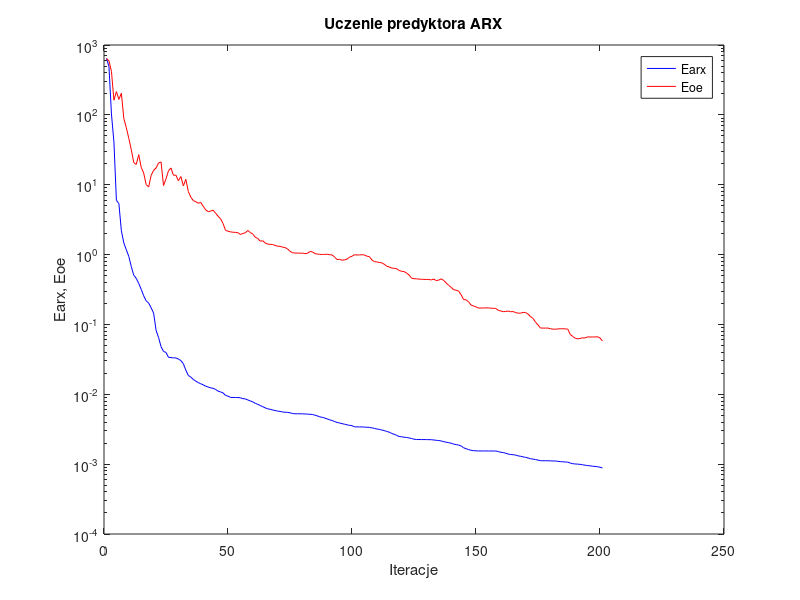
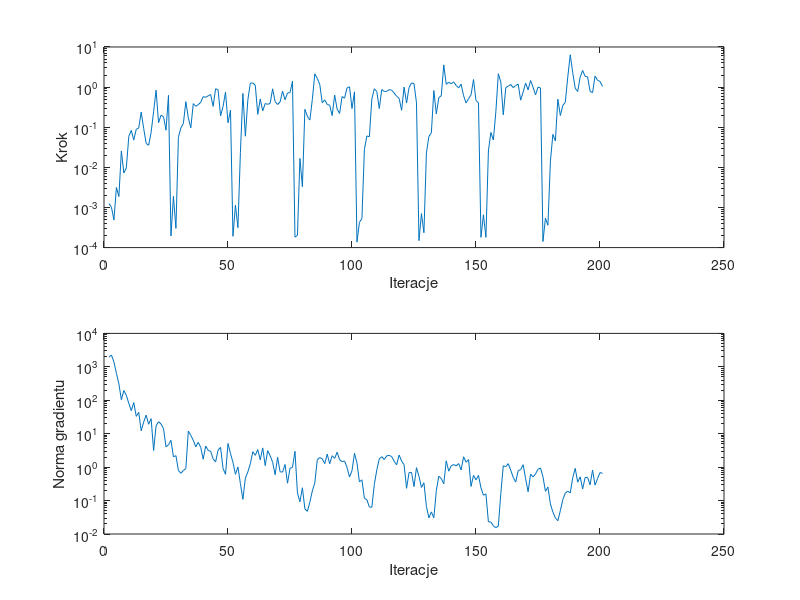

Recreate these plots in MATLAB, in order.
%uczenie predyktora arx
clear all;
n=0; farx(n+1)=6.452319e+002; foe(n+1)=6.387039e+002; wspucz(n+1)=0.000000e+000; ng(n+1)=0.000000e+000;
%odnowa zmiennej metryki
n=1; farx(n+1)=4.911140e+002; foe(n+1)=5.951581e+002; krok(n+1)=1.255562e-003; ng(n+1)=1.931560e+003;
n=2; farx(n+1)=1.030140e+002; foe(n+1)=4.198592e+002; krok(n+1)=1.013887e-003; ng(n+1)=2.254490e+003;
n=3; farx(n+1)=4.079658e+001; foe(n+1)=1.622449e+002; krok(n+1)=4.854552e-004; ng(n+1)=1.396136e+003;
n=4; farx(n+1)=5.984005e+000; foe(n+1)=2.153636e+002; krok(n+1)=3.151553e-003; ng(n+1)=6.399794e+002;
n=5; farx(n+1)=5.368076e+000; foe(n+1)=1.664634e+002; krok(n+1)=1.874199e-003; ng(n+1)=3.092310e+002;
n=6; farx(n+1)=2.191679e+000; foe(n+1)=2.036137e+002; krok(n+1)=2.560364e-002; ng(n+1)=1.037765e+002;
n=7; farx(n+1)=1.464446e+000; foe(n+1)=8.826691e+001; krok(n+1)=7.242402e-003; ng(n+1)=1.955286e+002;
n=8; farx(n+1)=1.169190e+000; foe(n+1)=6.543595e+001; krok(n+1)=9.725768e-003; ng(n+1)=1.409212e+002;
n=9; farx(n+1)=9.404706e-001; foe(n+1)=4.624241e+001; krok(n+1)=5.919426e-002; ng(n+1)=8.089277e+001;
n=10; farx(n+1)=6.724152e-001; foe(n+1)=3.172435e+001; krok(n+1)=8.343244e-002; ng(n+1)=4.892868e+001;
n=11; farx(n+1)=5.058125e-001; foe(n+1)=2.074608e+001; krok(n+1)=4.773765e-002; ng(n+1)=8.493992e+001;
n=12; farx(n+1)=4.571217e-001; foe(n+1)=1.952058e+001; krok(n+1)=8.877087e-002; ng(n+1)=3.296589e+001;
n=13; farx(n+1)=3.870211e-001; foe(n+1)=2.690100e+001; krok(n+1)=9.548572e-002; ng(n+1)=4.351622e+001;
n=14; farx(n+1)=3.184470e-001; foe(n+1)=1.772828e+001; krok(n+1)=2.394184e-001; ng(n+1)=1.218870e+001;
n=15; farx(n+1)=2.569360e-001; foe(n+1)=1.469849e+001; krok(n+1)=9.278549e-002; ng(n+1)=2.232311e+001;
n=16; farx(n+1)=2.178091e-001; foe(n+1)=1.002590e+001; krok(n+1)=3.951655e-002; ng(n+1)=3.596926e+001;
n=17; farx(n+1)=2.022082e-001; foe(n+1)=9.288794e+000; krok(n+1)=3.550149e-002; ng(n+1)=1.911106e+001;
n=18; farx(n+1)=1.732398e-001; foe(n+1)=1.359718e+001; krok(n+1)=7.485385e-002; ng(n+1)=2.819426e+001;
n=19; farx(n+1)=1.455543e-001; foe(n+1)=1.605157e+001; krok(n+1)=2.440422e-001; ng(n+1)=3.149536e+000;
n=20; farx(n+1)=8.232330e-002; foe(n+1)=1.738550e+001; krok(n+1)=8.352074e-001; ng(n+1)=1.720905e+001;
n=21; farx(n+1)=6.488179e-002; foe(n+1)=2.046065e+001; krok(n+1)=1.297328e-001; ng(n+1)=2.289472e+001;
n=22; farx(n+1)=4.809492e-002; foe(n+1)=2.119318e+001; krok(n+1)=1.989372e-001; ng(n+1)=1.945555e+001;
n=23; farx(n+1)=4.106123e-002; foe(n+1)=9.717835e+000; krok(n+1)=1.827549e-001; ng(n+1)=1.414987e+001;
n=24; farx(n+1)=3.972575e-002; foe(n+1)=1.217630e+001; krok(n+1)=8.438961e-002; ng(n+1)=4.076654e+000;
n=25; farx(n+1)=3.379950e-002; foe(n+1)=1.582439e+001; krok(n+1)=6.236064e-001; ng(n+1)=4.638956e+000;
%odnowa zmiennej metryki
n=26; farx(n+1)=3.350277e-002; foe(n+1)=1.734981e+001; krok(n+1)=1.954789e-004; ng(n+1)=6.346869e+000;
n=27; farx(n+1)=3.321170e-002; foe(n+1)=1.365356e+001; krok(n+1)=1.903300e-003; ng(n+1)=2.039829e+000;
n=28; farx(n+1)=3.314914e-002; foe(n+1)=1.368749e+001; krok(n+1)=3.018569e-004; ng(n+1)=2.206684e+000;
n=29; farx(n+1)=3.195000e-002; foe(n+1)=1.138412e+001; krok(n+1)=5.625683e-002; ng(n+1)=7.924023e-001;
n=30; farx(n+1)=3.036477e-002; foe(n+1)=1.310073e+001; krok(n+1)=9.656284e-002; ng(n+1)=6.537560e-001;
n=31; farx(n+1)=2.739075e-002; foe(n+1)=9.616280e+000; krok(n+1)=1.234102e-001; ng(n+1)=7.940933e-001;
n=32; farx(n+1)=2.210695e-002; foe(n+1)=1.193860e+001; krok(n+1)=4.337210e-001; ng(n+1)=9.056111e-001;
n=33; farx(n+1)=1.860116e-002; foe(n+1)=7.973616e+000; krok(n+1)=1.710829e-001; ng(n+1)=1.193824e+001;
n=34; farx(n+1)=1.764209e-002; foe(n+1)=6.645178e+000; krok(n+1)=9.668121e-002; ng(n+1)=8.935122e+000;
n=35; farx(n+1)=1.630761e-002; foe(n+1)=5.924391e+000; krok(n+1)=3.881773e-001; ng(n+1)=6.342282e+000;
n=36; farx(n+1)=1.542073e-002; foe(n+1)=5.725773e+000; krok(n+1)=3.328440e-001; ng(n+1)=4.050223e+000;
n=37; farx(n+1)=1.471474e-002; foe(n+1)=5.437316e+000; krok(n+1)=3.655097e-001; ng(n+1)=5.551718e+000;
n=38; farx(n+1)=1.416337e-002; foe(n+1)=5.574488e+000; krok(n+1)=4.187571e-001; ng(n+1)=3.906759e+000;
n=39; farx(n+1)=1.366043e-002; foe(n+1)=4.919608e+000; krok(n+1)=5.788951e-001; ng(n+1)=1.725760e+000;
n=40; farx(n+1)=1.306443e-002; foe(n+1)=4.370194e+000; krok(n+1)=5.570755e-001; ng(n+1)=4.264261e+000;
n=41; farx(n+1)=1.270731e-002; foe(n+1)=4.105753e+000; krok(n+1)=6.066686e-001; ng(n+1)=3.165368e+000;
n=42; farx(n+1)=1.235918e-002; foe(n+1)=4.189840e+000; krok(n+1)=6.537835e-001; ng(n+1)=2.965745e+000;
n=43; farx(n+1)=1.218585e-002; foe(n+1)=4.325499e+000; krok(n+1)=3.310405e-001; ng(n+1)=1.776338e+000;
n=44; farx(n+1)=1.171658e-002; foe(n+1)=3.912713e+000; krok(n+1)=9.112329e-001; ng(n+1)=1.425540e+000;
n=45; farx(n+1)=1.110417e-002; foe(n+1)=3.533428e+000; krok(n+1)=8.576098e-001; ng(n+1)=3.230533e+000;
n=46; farx(n+1)=1.080535e-002; foe(n+1)=3.254481e+000; krok(n+1)=1.919924e-001; ng(n+1)=3.901223e+000;
n=47; farx(n+1)=1.047295e-002; foe(n+1)=2.785523e+000; krok(n+1)=3.288994e-001; ng(n+1)=9.147755e-001;
n=48; farx(n+1)=9.632972e-003; foe(n+1)=2.225714e+000; krok(n+1)=7.491049e-001; ng(n+1)=6.095905e-001;
n=49; farx(n+1)=9.408155e-003; foe(n+1)=2.156043e+000; krok(n+1)=1.291716e-001; ng(n+1)=5.102322e+000;
n=50; farx(n+1)=9.021665e-003; foe(n+1)=2.116837e+000; krok(n+1)=2.658984e-001; ng(n+1)=2.566170e+000;
%odnowa zmiennej metryki
n=51; farx(n+1)=9.008373e-003; foe(n+1)=2.087103e+000; krok(n+1)=1.915864e-004; ng(n+1)=1.379880e+000;
n=52; farx(n+1)=8.995616e-003; foe(n+1)=2.078760e+000; krok(n+1)=1.143304e-003; ng(n+1)=6.096871e-001;
n=53; farx(n+1)=8.986645e-003; foe(n+1)=2.056305e+000; krok(n+1)=3.138904e-004; ng(n+1)=1.011429e+000;
n=54; farx(n+1)=8.898093e-003; foe(n+1)=1.939623e+000; krok(n+1)=2.357847e-002; ng(n+1)=3.226182e-001;
n=55; farx(n+1)=8.665429e-003; foe(n+1)=2.005212e+000; krok(n+1)=6.930078e-001; ng(n+1)=1.085635e-001;
n=56; farx(n+1)=8.589035e-003; foe(n+1)=2.050321e+000; krok(n+1)=5.983917e-002; ng(n+1)=4.680307e-001;
n=57; farx(n+1)=8.289699e-003; foe(n+1)=2.211115e+000; krok(n+1)=4.788369e-001; ng(n+1)=7.199759e-001;
n=58; farx(n+1)=8.034610e-003; foe(n+1)=2.064292e+000; krok(n+1)=1.255601e+000; ng(n+1)=1.258064e+000;
n=59; farx(n+1)=7.783028e-003; foe(n+1)=1.968048e+000; krok(n+1)=1.267724e+000; ng(n+1)=2.893661e+000;
n=60; farx(n+1)=7.418245e-003; foe(n+1)=1.765481e+000; krok(n+1)=1.112649e+000; ng(n+1)=2.252895e+000;
n=61; farx(n+1)=7.190307e-003; foe(n+1)=1.705731e+000; krok(n+1)=2.093785e-001; ng(n+1)=3.342557e+000;
n=62; farx(n+1)=6.903523e-003; foe(n+1)=1.554671e+000; krok(n+1)=5.045340e-001; ng(n+1)=1.654137e+000;
n=63; farx(n+1)=6.651741e-003; foe(n+1)=1.578150e+000; krok(n+1)=2.554195e-001; ng(n+1)=3.757319e+000;
n=64; farx(n+1)=6.394225e-003; foe(n+1)=1.467169e+000; krok(n+1)=3.891962e-001; ng(n+1)=1.110192e+000;
n=65; farx(n+1)=6.204644e-003; foe(n+1)=1.413513e+000; krok(n+1)=3.730776e-001; ng(n+1)=3.115086e+000;
n=66; farx(n+1)=6.094530e-003; foe(n+1)=1.399591e+000; krok(n+1)=3.923690e-001; ng(n+1)=2.188094e+000;
n=67; farx(n+1)=5.958282e-003; foe(n+1)=1.393416e+000; krok(n+1)=9.073805e-001; ng(n+1)=1.398590e+000;
n=68; farx(n+1)=5.847947e-003; foe(n+1)=1.354580e+000; krok(n+1)=4.319918e-001; ng(n+1)=5.944653e-001;
n=69; farx(n+1)=5.748788e-003; foe(n+1)=1.315653e+000; krok(n+1)=3.691454e-001; ng(n+1)=1.970378e+000;
n=70; farx(n+1)=5.684506e-003; foe(n+1)=1.314444e+000; krok(n+1)=4.268310e-001; ng(n+1)=7.259919e-001;
n=71; farx(n+1)=5.578469e-003; foe(n+1)=1.276208e+000; krok(n+1)=7.926233e-001; ng(n+1)=7.103108e-001;
n=72; farx(n+1)=5.540661e-003; foe(n+1)=1.260216e+000; krok(n+1)=4.842714e-001; ng(n+1)=1.199093e+000;
n=73; farx(n+1)=5.501939e-003; foe(n+1)=1.207544e+000; krok(n+1)=7.113726e-001; ng(n+1)=3.304846e-001;
n=74; farx(n+1)=5.442108e-003; foe(n+1)=1.113585e+000; krok(n+1)=7.310195e-001; ng(n+1)=9.240789e-001;
n=75; farx(n+1)=5.308231e-003; foe(n+1)=1.063448e+000; krok(n+1)=1.397233e+000; ng(n+1)=9.795768e-001;
%odnowa zmiennej metryki
n=76; farx(n+1)=5.263586e-003; foe(n+1)=1.052023e+000; krok(n+1)=1.826166e-004; ng(n+1)=2.974957e+000;
n=77; farx(n+1)=5.263413e-003; foe(n+1)=1.050812e+000; krok(n+1)=2.026610e-004; ng(n+1)=1.698948e-001;
n=78; farx(n+1)=5.257980e-003; foe(n+1)=1.047104e+000; krok(n+1)=1.670157e-002; ng(n+1)=9.235838e-002;
n=79; farx(n+1)=5.252348e-003; foe(n+1)=1.049155e+000; krok(n+1)=3.271540e-003; ng(n+1)=2.416975e-001;
n=80; farx(n+1)=5.220909e-003; foe(n+1)=1.032179e+000; krok(n+1)=2.800362e-001; ng(n+1)=5.631190e-002;
n=81; farx(n+1)=5.207972e-003; foe(n+1)=1.042845e+000; krok(n+1)=1.872762e-001; ng(n+1)=4.769986e-002;
n=82; farx(n+1)=5.170643e-003; foe(n+1)=1.103166e+000; krok(n+1)=1.509846e-001; ng(n+1)=8.841823e-002;
n=83; farx(n+1)=5.146392e-003; foe(n+1)=1.098414e+000; krok(n+1)=4.884576e-001; ng(n+1)=1.941773e-001;
n=84; farx(n+1)=5.030147e-003; foe(n+1)=1.032498e+000; krok(n+1)=2.141466e+000; ng(n+1)=3.341178e-001;
n=85; farx(n+1)=4.912774e-003; foe(n+1)=1.018219e+000; krok(n+1)=1.644879e+000; ng(n+1)=1.673787e+000;
n=86; farx(n+1)=4.756235e-003; foe(n+1)=1.007304e+000; krok(n+1)=1.172469e+000; ng(n+1)=1.931450e+000;
n=87; farx(n+1)=4.675484e-003; foe(n+1)=1.003250e+000; krok(n+1)=4.063898e-001; ng(n+1)=1.777703e+000;
n=88; farx(n+1)=4.578970e-003; foe(n+1)=1.005822e+000; krok(n+1)=4.819709e-001; ng(n+1)=1.267010e+000;
n=89; farx(n+1)=4.440764e-003; foe(n+1)=1.009679e+000; krok(n+1)=3.691454e-001; ng(n+1)=2.453599e+000;
n=90; farx(n+1)=4.304877e-003; foe(n+1)=9.958246e-001; krok(n+1)=3.550835e-001; ng(n+1)=1.268945e+000;
n=91; farx(n+1)=4.219419e-003; foe(n+1)=9.886770e-001; krok(n+1)=1.952188e-001; ng(n+1)=2.194450e+000;
n=92; farx(n+1)=4.069963e-003; foe(n+1)=9.199937e-001; krok(n+1)=6.329112e-001; ng(n+1)=1.827650e+000;
n=93; farx(n+1)=3.953851e-003; foe(n+1)=8.490568e-001; krok(n+1)=2.828655e-001; ng(n+1)=2.796162e+000;
n=94; farx(n+1)=3.881543e-003; foe(n+1)=8.544245e-001; krok(n+1)=2.203031e-001; ng(n+1)=1.668807e+000;
n=95; farx(n+1)=3.801393e-003; foe(n+1)=8.302589e-001; krok(n+1)=5.819545e-001; ng(n+1)=1.461334e+000;
n=96; farx(n+1)=3.730572e-003; foe(n+1)=8.392582e-001; krok(n+1)=5.312625e-001; ng(n+1)=1.524352e+000;
n=97; farx(n+1)=3.657304e-003; foe(n+1)=8.599425e-001; krok(n+1)=9.526777e-001; ng(n+1)=9.775118e-001;
n=98; farx(n+1)=3.593372e-003; foe(n+1)=9.201878e-001; krok(n+1)=1.017241e+000; ng(n+1)=5.055285e-001;
n=99; farx(n+1)=3.555247e-003; foe(n+1)=9.458354e-001; krok(n+1)=2.926858e-001; ng(n+1)=7.871371e-001;
n=100; farx(n+1)=3.424455e-003; foe(n+1)=9.952268e-001; krok(n+1)=7.612154e-001; ng(n+1)=2.584504e+000;
%odnowa zmiennej metryki
n=101; farx(n+1)=3.413857e-003; foe(n+1)=9.858227e-001; krok(n+1)=1.367364e-004; ng(n+1)=1.347452e+000;
n=102; farx(n+1)=3.412097e-003; foe(n+1)=9.886120e-001; krok(n+1)=4.261938e-004; ng(n+1)=3.608899e-001;
n=103; farx(n+1)=3.408978e-003; foe(n+1)=9.958112e-001; krok(n+1)=5.304139e-004; ng(n+1)=4.174207e-001;
n=104; farx(n+1)=3.396004e-003; foe(n+1)=9.867710e-001; krok(n+1)=2.812841e-002; ng(n+1)=1.167109e-001;
n=105; farx(n+1)=3.370331e-003; foe(n+1)=9.472262e-001; krok(n+1)=6.068470e-002; ng(n+1)=1.064371e-001;
n=106; farx(n+1)=3.363027e-003; foe(n+1)=9.366420e-001; krok(n+1)=5.801457e-002; ng(n+1)=6.403890e-002;
n=107; farx(n+1)=3.301528e-003; foe(n+1)=8.390883e-001; krok(n+1)=5.076342e-001; ng(n+1)=6.314018e-002;
n=108; farx(n+1)=3.255435e-003; foe(n+1)=7.920858e-001; krok(n+1)=9.112329e-001; ng(n+1)=3.044548e-001;
n=109; farx(n+1)=3.184992e-003; foe(n+1)=7.842580e-001; krok(n+1)=7.763546e-001; ng(n+1)=8.257500e-001;
n=110; farx(n+1)=3.146677e-003; foe(n+1)=7.711324e-001; krok(n+1)=2.920744e-001; ng(n+1)=1.770881e+000;
n=111; farx(n+1)=3.080383e-003; foe(n+1)=7.624845e-001; krok(n+1)=8.704303e-001; ng(n+1)=2.051112e+000;
n=112; farx(n+1)=3.022382e-003; foe(n+1)=7.268682e-001; krok(n+1)=7.807902e-001; ng(n+1)=1.691914e+000;
n=113; farx(n+1)=2.939425e-003; foe(n+1)=6.801193e-001; krok(n+1)=7.832156e-001; ng(n+1)=2.177460e+000;
n=114; farx(n+1)=2.868876e-003; foe(n+1)=6.649468e-001; krok(n+1)=8.644849e-001; ng(n+1)=2.248733e+000;
n=115; farx(n+1)=2.751354e-003; foe(n+1)=6.411535e-001; krok(n+1)=8.377184e-001; ng(n+1)=2.069475e+000;
n=116; farx(n+1)=2.675159e-003; foe(n+1)=6.356368e-001; krok(n+1)=7.113726e-001; ng(n+1)=1.495189e+000;
n=117; farx(n+1)=2.586659e-003; foe(n+1)=6.279268e-001; krok(n+1)=5.902321e-001; ng(n+1)=1.178033e+000;
n=118; farx(n+1)=2.482550e-003; foe(n+1)=5.914611e-001; krok(n+1)=5.250759e-001; ng(n+1)=2.300058e+000;
n=119; farx(n+1)=2.466102e-003; foe(n+1)=5.766582e-001; krok(n+1)=2.640676e-001; ng(n+1)=1.522699e+000;
n=120; farx(n+1)=2.431023e-003; foe(n+1)=5.704861e-001; krok(n+1)=1.002692e+000; ng(n+1)=1.180541e+000;
n=121; farx(n+1)=2.409113e-003; foe(n+1)=5.443700e-001; krok(n+1)=4.004429e-001; ng(n+1)=2.332055e-001;
n=122; farx(n+1)=2.371339e-003; foe(n+1)=5.099305e-001; krok(n+1)=9.761687e-001; ng(n+1)=6.844476e-001;
n=123; farx(n+1)=2.329714e-003; foe(n+1)=4.598150e-001; krok(n+1)=1.267142e+000; ng(n+1)=6.947152e-001;
n=124; farx(n+1)=2.275991e-003; foe(n+1)=4.510159e-001; krok(n+1)=1.225747e+000; ng(n+1)=2.617019e-001;
n=125; farx(n+1)=2.252914e-003; foe(n+1)=4.500616e-001; krok(n+1)=4.089939e-001; ng(n+1)=9.641812e-001;
%odnowa zmiennej metryki
n=126; farx(n+1)=2.251138e-003; foe(n+1)=4.452281e-001; krok(n+1)=1.493018e-004; ng(n+1)=5.319807e-001;
n=127; farx(n+1)=2.249811e-003; foe(n+1)=4.432360e-001; krok(n+1)=7.039256e-004; ng(n+1)=2.470127e-001;
n=128; farx(n+1)=2.249013e-003; foe(n+1)=4.414223e-001; krok(n+1)=2.349064e-004; ng(n+1)=3.412350e-001;
n=129; farx(n+1)=2.245170e-003; foe(n+1)=4.405740e-001; krok(n+1)=2.284436e-002; ng(n+1)=6.704741e-002;
n=130; farx(n+1)=2.243186e-003; foe(n+1)=4.394349e-001; krok(n+1)=5.893163e-002; ng(n+1)=3.043530e-002;
n=131; farx(n+1)=2.238543e-003; foe(n+1)=4.334160e-001; krok(n+1)=7.266281e-002; ng(n+1)=4.587845e-002;
n=132; farx(n+1)=2.216495e-003; foe(n+1)=4.472151e-001; krok(n+1)=8.221024e-001; ng(n+1)=3.052633e-002;
n=133; farx(n+1)=2.193377e-003; foe(n+1)=4.224225e-001; krok(n+1)=2.150019e-001; ng(n+1)=1.993579e-001;
n=134; farx(n+1)=2.177992e-003; foe(n+1)=4.321180e-001; krok(n+1)=5.458698e-001; ng(n+1)=5.353124e-001;
n=135; farx(n+1)=2.145592e-003; foe(n+1)=4.499137e-001; krok(n+1)=6.094694e-001; ng(n+1)=4.572233e-001;
n=136; farx(n+1)=2.099203e-003; foe(n+1)=4.257688e-001; krok(n+1)=3.574253e+000; ng(n+1)=3.158041e-001;
n=137; farx(n+1)=2.060515e-003; foe(n+1)=3.912837e-001; krok(n+1)=1.170743e+000; ng(n+1)=1.548014e+000;
n=138; farx(n+1)=2.029681e-003; foe(n+1)=3.623308e-001; krok(n+1)=1.321671e+000; ng(n+1)=7.564821e-001;
n=139; farx(n+1)=1.993914e-003; foe(n+1)=3.391935e-001; krok(n+1)=1.209268e+000; ng(n+1)=1.095370e+000;
n=140; farx(n+1)=1.934413e-003; foe(n+1)=3.140975e-001; krok(n+1)=1.352447e+000; ng(n+1)=1.199562e+000;
n=141; farx(n+1)=1.905327e-003; foe(n+1)=3.089884e-001; krok(n+1)=1.096368e+000; ng(n+1)=1.089664e+000;
n=142; farx(n+1)=1.875527e-003; foe(n+1)=2.998306e-001; krok(n+1)=9.576737e-001; ng(n+1)=1.278165e+000;
n=143; farx(n+1)=1.819161e-003; foe(n+1)=2.665321e-001; krok(n+1)=1.187855e+000; ng(n+1)=8.233022e-001;
n=144; farx(n+1)=1.717806e-003; foe(n+1)=2.267741e-001; krok(n+1)=6.088496e-001; ng(n+1)=2.041733e+000;
n=145; farx(n+1)=1.662796e-003; foe(n+1)=2.251319e-001; krok(n+1)=4.027995e-001; ng(n+1)=1.400622e+000;
n=146; farx(n+1)=1.615162e-003; foe(n+1)=2.103957e-001; krok(n+1)=5.155493e-001; ng(n+1)=1.679601e+000;
n=147; farx(n+1)=1.579962e-003; foe(n+1)=1.898006e-001; krok(n+1)=6.404647e-001; ng(n+1)=2.656886e-001;
n=148; farx(n+1)=1.557706e-003; foe(n+1)=1.839248e-001; krok(n+1)=1.541916e+000; ng(n+1)=5.675493e-001;
n=149; farx(n+1)=1.551120e-003; foe(n+1)=1.783304e-001; krok(n+1)=4.602673e-001; ng(n+1)=4.180689e-001;
n=150; farx(n+1)=1.545286e-003; foe(n+1)=1.715885e-001; krok(n+1)=4.063898e-001; ng(n+1)=5.658675e-001;
%odnowa zmiennej metryki
n=151; farx(n+1)=1.545004e-003; foe(n+1)=1.718499e-001; krok(n+1)=1.802468e-004; ng(n+1)=2.392857e-001;
n=152; farx(n+1)=1.544659e-003; foe(n+1)=1.721222e-001; krok(n+1)=6.586506e-004; ng(n+1)=1.441317e-001;
n=153; farx(n+1)=1.544540e-003; foe(n+1)=1.723780e-001; krok(n+1)=1.803354e-004; ng(n+1)=1.588222e-001;
n=154; farx(n+1)=1.544083e-003; foe(n+1)=1.728417e-001; krok(n+1)=2.556569e-002; ng(n+1)=2.309284e-002;
n=155; farx(n+1)=1.542868e-003; foe(n+1)=1.706602e-001; krok(n+1)=7.414397e-002; ng(n+1)=2.291336e-002;
n=156; farx(n+1)=1.542430e-003; foe(n+1)=1.701377e-001; krok(n+1)=4.797973e-002; ng(n+1)=1.747221e-002;
n=157; farx(n+1)=1.540783e-003; foe(n+1)=1.691558e-001; krok(n+1)=2.418297e-001; ng(n+1)=1.547881e-002;
n=158; farx(n+1)=1.515701e-003; foe(n+1)=1.590384e-001; krok(n+1)=2.155775e+000; ng(n+1)=1.731872e-002;
n=159; farx(n+1)=1.478140e-003; foe(n+1)=1.557686e-001; krok(n+1)=1.348705e+000; ng(n+1)=1.606026e-001;
n=160; farx(n+1)=1.465143e-003; foe(n+1)=1.522924e-001; krok(n+1)=2.039901e-001; ng(n+1)=1.100441e+000;
n=161; farx(n+1)=1.434346e-003; foe(n+1)=1.535876e-001; krok(n+1)=9.691037e-001; ng(n+1)=1.031054e+000;
n=162; farx(n+1)=1.392580e-003; foe(n+1)=1.551318e-001; krok(n+1)=1.056325e+000; ng(n+1)=1.270576e+000;
n=163; farx(n+1)=1.374148e-003; foe(n+1)=1.519359e-001; krok(n+1)=1.157790e+000; ng(n+1)=8.140973e-001;
n=164; farx(n+1)=1.363684e-003; foe(n+1)=1.528831e-001; krok(n+1)=9.709553e-001; ng(n+1)=4.988940e-001;
n=165; farx(n+1)=1.348534e-003; foe(n+1)=1.477927e-001; krok(n+1)=1.086260e+000; ng(n+1)=3.566029e-001;
n=166; farx(n+1)=1.313132e-003; foe(n+1)=1.448037e-001; krok(n+1)=1.192590e+000; ng(n+1)=7.864536e-001;
n=167; farx(n+1)=1.296488e-003; foe(n+1)=1.449977e-001; krok(n+1)=4.726961e-001; ng(n+1)=8.378391e-001;
n=168; farx(n+1)=1.271262e-003; foe(n+1)=1.488306e-001; krok(n+1)=7.491049e-001; ng(n+1)=1.184892e+000;
n=169; farx(n+1)=1.250751e-003; foe(n+1)=1.479650e-001; krok(n+1)=1.264530e+000; ng(n+1)=4.530307e-001;
n=170; farx(n+1)=1.226779e-003; foe(n+1)=1.403203e-001; krok(n+1)=8.551844e-001; ng(n+1)=1.836148e-001;
n=171; farx(n+1)=1.194679e-003; foe(n+1)=1.293957e-001; krok(n+1)=1.462039e+000; ng(n+1)=6.138859e-001;
n=172; farx(n+1)=1.181272e-003; foe(n+1)=1.220654e-001; krok(n+1)=9.959478e-001; ng(n+1)=5.115927e-001;
n=173; farx(n+1)=1.163749e-003; foe(n+1)=1.076742e-001; krok(n+1)=6.400584e-001; ng(n+1)=6.303075e-001;
n=174; farx(n+1)=1.144700e-003; foe(n+1)=9.848323e-002; krok(n+1)=1.003200e+000; ng(n+1)=8.640630e-001;
n=175; farx(n+1)=1.120225e-003; foe(n+1)=8.872837e-002; krok(n+1)=9.528451e-001; ng(n+1)=9.461642e-001;
%odnowa zmiennej metryki
n=176; farx(n+1)=1.118858e-003; foe(n+1)=8.872086e-002; krok(n+1)=1.419195e-004; ng(n+1)=5.169752e-001;
n=177; farx(n+1)=1.118330e-003; foe(n+1)=8.856009e-002; krok(n+1)=5.396346e-004; ng(n+1)=1.895377e-001;
n=178; farx(n+1)=1.117660e-003; foe(n+1)=8.886474e-002; krok(n+1)=3.604935e-004; ng(n+1)=2.534576e-001;
n=179; farx(n+1)=1.115042e-003; foe(n+1)=8.664035e-002; krok(n+1)=1.420161e-002; ng(n+1)=7.953059e-002;
n=180; farx(n+1)=1.110781e-003; foe(n+1)=8.564069e-002; krok(n+1)=6.640781e-002; ng(n+1)=4.506620e-002;
n=181; farx(n+1)=1.109321e-003; foe(n+1)=8.541103e-002; krok(n+1)=4.545636e-002; ng(n+1)=3.050185e-002;
n=182; farx(n+1)=1.098598e-003; foe(n+1)=8.623247e-002; krok(n+1)=5.015999e-001; ng(n+1)=2.491866e-002;
n=183; farx(n+1)=1.086350e-003; foe(n+1)=8.671024e-002; krok(n+1)=1.961845e-001; ng(n+1)=4.967655e-002;
n=184; farx(n+1)=1.080827e-003; foe(n+1)=8.683404e-002; krok(n+1)=3.477470e-001; ng(n+1)=1.074247e-001;
n=185; farx(n+1)=1.074158e-003; foe(n+1)=8.632756e-002; krok(n+1)=4.187571e-001; ng(n+1)=1.664908e-001;
n=186; farx(n+1)=1.068741e-003; foe(n+1)=8.580908e-002; krok(n+1)=1.777012e+000; ng(n+1)=1.899349e-001;
n=187; farx(n+1)=1.037132e-003; foe(n+1)=7.191399e-002; krok(n+1)=6.407087e+000; ng(n+1)=1.701272e-001;
n=188; farx(n+1)=1.014926e-003; foe(n+1)=6.727310e-002; krok(n+1)=2.295514e+000; ng(n+1)=4.828965e-001;
n=189; farx(n+1)=1.005815e-003; foe(n+1)=6.350433e-002; krok(n+1)=9.397835e-001; ng(n+1)=9.189341e-001;
n=190; farx(n+1)=1.000655e-003; foe(n+1)=6.214520e-002; krok(n+1)=7.748658e-001; ng(n+1)=3.549482e-001;
n=191; farx(n+1)=9.928216e-004; foe(n+1)=6.311232e-002; krok(n+1)=1.780805e+000; ng(n+1)=5.130187e-001;
n=192; farx(n+1)=9.790553e-004; foe(n+1)=6.434497e-002; krok(n+1)=2.609784e+000; ng(n+1)=2.214346e-001;
n=193; farx(n+1)=9.662103e-004; foe(n+1)=6.398966e-002; krok(n+1)=1.854055e+000; ng(n+1)=4.883881e-001;
n=194; farx(n+1)=9.532471e-004; foe(n+1)=6.641052e-002; krok(n+1)=1.800219e+000; ng(n+1)=4.914977e-001;
n=195; farx(n+1)=9.460552e-004; foe(n+1)=6.601019e-002; krok(n+1)=7.832156e-001; ng(n+1)=2.962895e-001;
n=196; farx(n+1)=9.352703e-004; foe(n+1)=6.616978e-002; krok(n+1)=7.273018e-001; ng(n+1)=8.108601e-001;
n=197; farx(n+1)=9.277852e-004; foe(n+1)=6.612483e-002; krok(n+1)=1.890784e+000; ng(n+1)=2.905646e-001;
n=198; farx(n+1)=9.190388e-004; foe(n+1)=6.670640e-002; krok(n+1)=1.482786e+000; ng(n+1)=4.516244e-001;
n=199; farx(n+1)=9.028381e-004; foe(n+1)=6.398768e-002; krok(n+1)=1.386016e+000; ng(n+1)=6.903342e-001;
n=200; farx(n+1)=8.811830e-004; foe(n+1)=5.783093e-002; krok(n+1)=1.040494e+000; ng(n+1)=6.512125e-001;

figure; semilogy(farx,'b'); hold on; semilogy(foe,'r'); xlabel('Iteracje'); ylabel('Earx, Eoe'); legend('Earx','Eoe'); title('Uczenie predyktora ARX');
figure; subplot(2,1,1); semilogy(krok); xlabel('Iteracje'); ylabel('Krok');
subplot(2,1,2); semilogy(ng); xlabel('Iteracje'); ylabel('Norma gradientu');
Earx=farx(n+1)
Eoe=foe(n+1)
